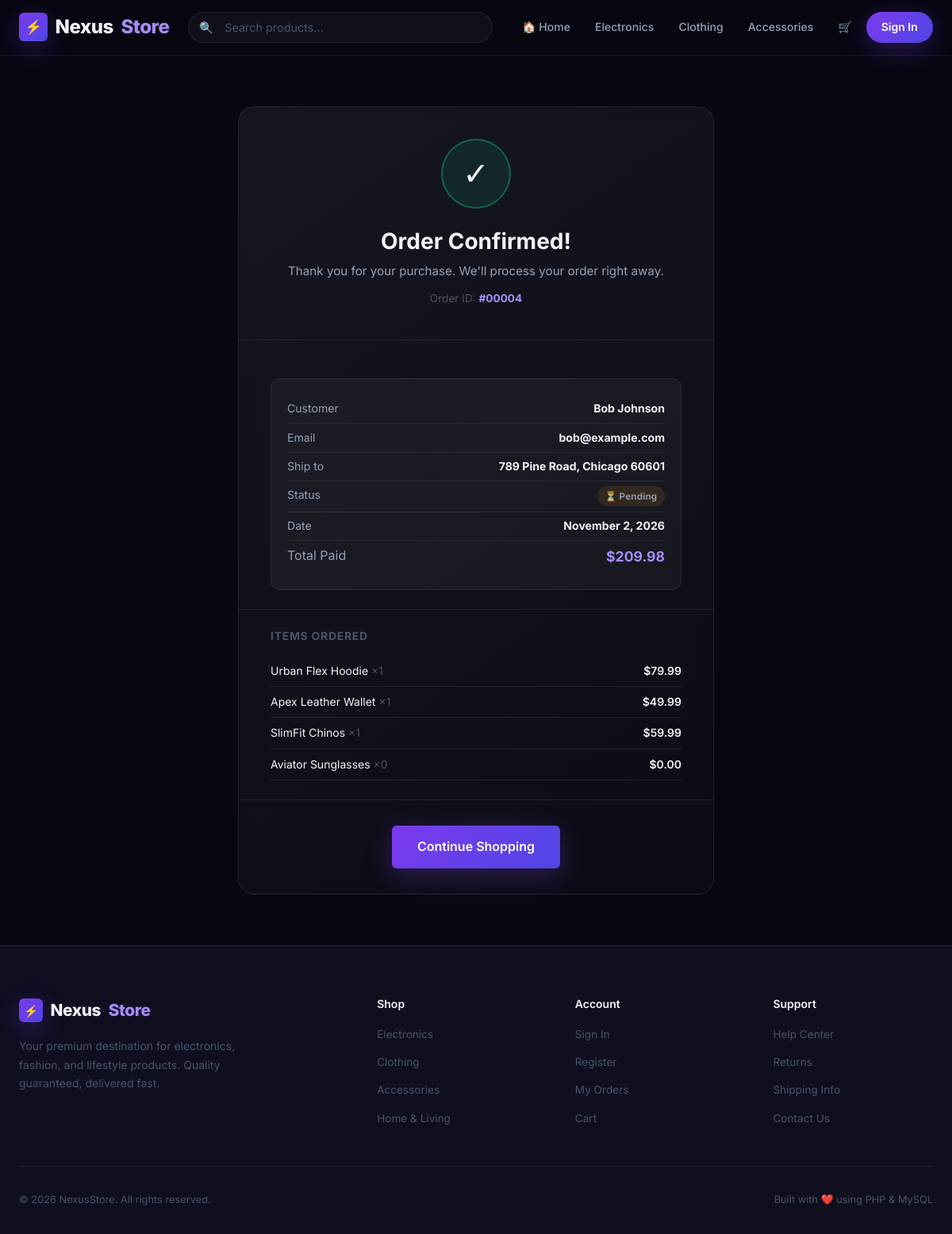
Screenshot of /order_success.php?id=4 with the database file from the repository.
### tables this page shows
CREATE TABLE IF NOT EXISTS orders (
    id INT AUTO_INCREMENT PRIMARY KEY,
    user_id INT DEFAULT NULL,
    full_name VARCHAR(100) NOT NULL,
    email VARCHAR(150) NOT NULL,
    address TEXT NOT NULL,
    city VARCHAR(100) NOT NULL,
    zip VARCHAR(20) NOT NULL,
    country VARCHAR(100) NOT NULL DEFAULT 'United States',
    total DECIMAL(10,2) NOT NULL DEFAULT 0.00,
    status ENUM('Pending','Processing','Shipped','Delivered','Cancelled') NOT NULL DEFAULT 'Pending',
    created_at TIMESTAMP DEFAULT CURRENT_TIMESTAMP,
    FOREIGN KEY (user_id) REFERENCES users(id) ON DELETE SET NULL
);

CREATE TABLE IF NOT EXISTS order_items (
    id INT AUTO_INCREMENT PRIMARY KEY,
    order_id INT NOT NULL,
    product_id INT NOT NULL,
    product_name VARCHAR(200) NOT NULL,
    price DECIMAL(10,2) NOT NULL,
    qty INT NOT NULL DEFAULT 1,
    FOREIGN KEY (order_id) REFERENCES orders(id) ON DELETE CASCADE,
    FOREIGN KEY (product_id) REFERENCES products(id) ON DELETE CASCADE
);

### includes/functions.php (called while the page is built, shortened)
<?php
function formatPrice(float $price): string {
    return '$' . number_format($price, 2);
}
function sanitize(string $str): string {
    return htmlspecialchars(strip_tags(trim($str)), ENT_QUOTES, 'UTF-8');
}

### order_success.php (the view, shortened to what this page needs)
<?php
require_once __DIR__ . '/includes/db.php';
require_once __DIR__ . '/includes/functions.php';
$orderId = (int)($_GET['id'] ?? 0);
$stmt = $pdo->prepare("SELECT * FROM orders WHERE id = :id LIMIT 1");
$stmt->execute([':id' => $orderId]);
$order = $stmt->fetch();
$items = $pdo->prepare("SELECT * FROM order_items WHERE order_id = :oid");
$items->execute([':oid' => $orderId]);
$orderItems = $items->fetchAll();
require_once __DIR__ . '/includes/header.php';
?>
<div class="success-page">
  <div class="card" style="max-width:600px;width:100%;margin:0 auto;text-align:center;padding:0;">
    <div style="padding:2.5rem 2.5rem 2rem;border-bottom:1px solid var(--border);">
      <div class="success-icon-wrap">✓</div>
      <h1 style="font-size:1.75rem;margin-bottom:0.5rem;">Order Confirmed!</h1>
      <p style="color:var(--text-secondary);font-size:0.95rem;">Thank you for your purchase. We'll process your order right away.</p>
      <div class="success-order-id" style="margin-top:0.75rem;">
        Order ID: <strong>#<?= str_pad($orderId, 5, '0', STR_PAD_LEFT) ?></strong>
      </div>
    </div>
    <div style="padding:1.5rem 2.5rem;border-bottom:1px solid var(--border);">
      <div class="success-details" style="text-align:left;margin-bottom:0;">
        <div class="success-detail-row">
          <span>Customer</span>
          <strong><?= sanitize($order['full_name']) ?></strong>
        </div>
        <div class="success-detail-row">
          <span>Email</span>
          <strong><?= sanitize($order['email']) ?></strong>
        </div>
        <div class="success-detail-row">
          <span>Ship to</span>
          <strong><?= sanitize($order['address'] . ', ' . $order['city'] . ' ' . $order['zip']) ?></strong>
        </div>
        <div class="success-detail-row">
          <span>Status</span>
          <span class="badge badge-warning">⏳ <?= sanitize($order['status']) ?></span>
        </div>
        <div class="success-detail-row">
          <span>Date</span>
          <strong><?= date('F j, Y', strtotime($order['created_at'])) ?></strong>
        </div>
        <div class="success-detail-row" style="font-size:1rem;">
          <span>Total Paid</span>
          <strong style="color:var(--accent);font-size:1.1rem;"><?= formatPrice($order['total']) ?></strong>
        </div>
      </div>
    </div>
    <div style="padding:1.5rem 2.5rem;border-bottom:1px solid var(--border);text-align:left;">
      <h3 style="font-size:0.875rem;color:var(--text-muted);margin-bottom:1rem;text-transform:uppercase;letter-spacing:0.05em;">Items Ordered</h3>
      <?php foreach ($orderItems as $item): ?>
        <div style="display:flex;justify-content:space-between;padding:0.5rem 0;font-size:0.875rem;border-bottom:1px solid var(--border);">
          <span><?= sanitize($item['product_name']) ?> <span style="color:var(--text-muted);">×<?= $item['qty'] ?></span></span>
          <span style="font-weight:600;"><?= formatPrice($item['price'] * $item['qty']) ?></span>
        </div>
      <?php endforeach; ?>
    </div>
    <div style="padding:2rem 2.5rem;display:flex;gap:1rem;justify-content:center;flex-wrap:wrap;">
      <a href="/ecommerce/index.php" class="btn btn-primary btn-lg">Continue Shopping</a>
    </div>
  </div>
</div>
<?php require_once __DIR__ . '/includes/footer.php'; ?>

### css/style.css (style rules this page uses)
:root { --bg-base: #080812; --bg-surface: #0f0f20; --bg-card: rgba(255, 255, 255, 0.04); --bg-card-hover: rgba(255, 255, 255, 0.08); --border: rgba(255, 255, 255, 0.08); --border-hover: rgba(124, 58, 237, 0.5); --primary: #7c3aed; --primary-light: #9d65f5; --primary-dark: #5b21b6; --primary-glow: rgba(124, 58, 237, 0.3); --accent: #a78bfa; --text-primary: #f1f5f9; --text-secondary: #94a3b8; --text-muted: #475569; --success: #10b981; --success-bg: rgba(16, 185, 129, 0.12); --warning: #f59e0b; --warning-bg: rgba(245, 158, 11, 0.12); --danger: #ef4444; --danger-bg: rgba(239, 68, 68, 0.12); --info: #3b82f6; --info-bg: rgba(59, 130, 246, 0.12); --grad-primary: linear-gradient(135deg, #7c3aed, #4f46e5); --grad-accent: linear-gradient(135deg, #a78bfa, #7c3aed); --grad-hero: linear-gradient(135deg, #0f0a2a 0%, #1a0a3a 50%, #0a1a2a 100%); --grad-card: linear-gradient(145deg, rgba(255,255,255,0.06), rgba(255,255,255,0.02)); --radius-sm: 6px; --radius-md: 12px; --radius-lg: 20px; --radius-xl: 28px; --radius-full: 9999px; --shadow-sm: 0 2px 8px rgba(0,0,0,0.4); --shadow-md: 0 8px 32px rgba(0,0,0,0.5); --shadow-lg: 0 20px 60px rgba(0,0,0,0.6); --shadow-purple: 0 8px 32px rgba(124,58,237,0.3); --transition: all 0.25s cubic-bezier(0.4, 0, 0.2, 1); --transition-slow: all 0.4s cubic-bezier(0.4, 0, 0.2, 1); --nav-h: 70px; --container: 1280px; }
*, *::before, *::after { box-sizing: border-box; margin: 0; padding: 0; }
html { scroll-behavior: smooth; }
body { font-family: 'Inter', system-ui, sans-serif; background: var(--bg-base); color: var(--text-primary); line-height: 1.6; min-height: 100vh; -webkit-font-smoothing: antialiased; }
a { color: inherit; text-decoration: none; }
h1, h2, h3, h4, h5, h6 { line-height: 1.25; font-weight: 700; }
h1 { font-size: clamp(2rem, 5vw, 3.5rem); }
h3 { font-size: 1.25rem; }
.btn { display: inline-flex; align-items: center; justify-content: center; gap: 0.5rem; padding: 0.7rem 1.5rem; border-radius: var(--radius-sm); font-size: 0.9rem; font-weight: 600; transition: var(--transition); cursor: pointer; border: none; text-decoration: none; white-space: nowrap; font-family: 'Inter', sans-serif; }
.btn-primary { background: var(--grad-primary); color: white; box-shadow: var(--shadow-purple); }
.btn-lg { padding: 0.9rem 2rem; font-size: 1rem; }
.badge { display: inline-flex; align-items: center; padding: 0.2rem 0.6rem; border-radius: var(--radius-full); font-size: 0.73rem; font-weight: 600; letter-spacing: 0.02em; white-space: nowrap; }
.badge-warning { background: var(--warning-bg); color: var(--warning); }
.card { background: var(--grad-card); border: 1px solid var(--border); border-radius: var(--radius-lg); backdrop-filter: blur(10px); -webkit-backdrop-filter: blur(10px); transition: var(--transition); }
.success-page { min-height: 80vh; display: flex; align-items: center; justify-content: center; padding: 4rem 1.5rem; }
.success-icon-wrap { width: 88px; height: 88px; background: var(--success-bg); border: 2px solid rgba(16,185,129,0.4); border-radius: 50%; display: flex; align-items: center; justify-content: center; font-size: 2.5rem; margin: 0 auto 1.5rem; animation: successPop 0.6s cubic-bezier(0.175, 0.885, 0.32, 1.275); }
.success-order-id { font-size: 0.85rem; color: var(--text-muted); margin-bottom: 0.5rem; }
.success-order-id strong { color: var(--accent); }
.success-details { background: var(--bg-card); border: 1px solid var(--border); border-radius: var(--radius-md); padding: 1.25rem; margin: 1.5rem 0; text-align: left; }
.success-detail-row { display: flex; justify-content: space-between; font-size: 0.88rem; padding: 0.4rem 0; }
.success-detail-row + .success-detail-row { border-top: 1px solid var(--border); }
.success-detail-row span { color: var(--text-secondary); }
.success-detail-row strong { color: var(--text-primary); }

### rows the page displays
orders: full_name "Bob Johnson", email "bob@example.com", address+city+zip "789 Pine Road, Chicago 60601", status "Pending", created_at "November 2, 2026", total "$209.98"
order_items: product_name "Urban Flex Hoodie", qty "1", formatPrice($item['price'] * $item['qty']) "$79.99"
order_items: product_name "Apex Leather Wallet", qty "1", formatPrice($item['price'] * $item['qty']) "$49.99"
order_items: product_name "SlimFit Chinos", qty "1", formatPrice($item['price'] * $item['qty']) "$59.99"
order_items: product_name "Aviator Sunglasses", qty "0", formatPrice($item['price'] * $item['qty']) "$0.00"

### other values shown
str_pad($orderId, 5, '0', STR_PAD_LEFT) "00004"
